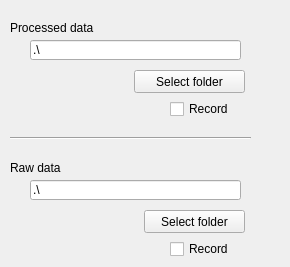
        <widget class="QWidget" name="rec_tab">
         <attribute name="title">
          <string>Record</string>
         </attribute>
         <widget class="QLineEdit" name="fft_data_folder_lineEdit">
          <property name="geometry">
           <rect>
            <x>30</x>
            <y>40</y>
            <width>211</width>
            <height>20</height>
           </rect>
          </property>
          <property name="text">
           <string>.\</string>
          </property>
         </widget>
         <widget class="QLineEdit" name="raw_data_folder_lineEdit">
          <property name="geometry">
           <rect>
            <x>30</x>
            <y>180</y>
            <width>211</width>
            <height>20</height>
           </rect>
          </property>
          <property name="text">
           <string>.\</string>
          </property>
         </widget>
         <widget class="Line" name="line">
          <property name="geometry">
           <rect>
            <x>10</x>
            <y>130</y>
            <width>241</width>
            <height>16</height>
           </rect>
          </property>
          <property name="orientation">
           <enum>Qt::Horizontal</enum>
          </property>
         </widget>
         <widget class="QLabel" name="label_14">
          <property name="geometry">
           <rect>
            <x>10</x>
            <y>20</y>
            <width>151</width>
            <height>16</height>
           </rect>
          </property>
          <property name="text">
           <string>Processed data</string>
          </property>
         </widget>
         <widget class="QLabel" name="label_15">
          <property name="geometry">
           <rect>
            <x>10</x>
            <y>160</y>
            <width>131</width>
            <height>16</height>
           </rect>
          </property>
          <property name="text">
           <string>Raw data</string>
          </property>
         </widget>
         <widget class="QPushButton" name="select_fft_folder_pushButton">
          <property name="geometry">
           <rect>
            <x>134</x>
            <y>70</y>
            <width>111</width>
            <height>23</height>
           </rect>
          </property>
          <property name="text">
           <string>Select folder</string>
          </property>
         </widget>
         <widget class="QPushButton" name="select_raw_folder_pushButton">
          <property name="geometry">
           <rect>
            <x>144</x>
            <y>210</y>
            <width>101</width>
            <height>23</height>
           </rect>
          </property>
          <property name="text">
           <string>Select folder</string>
          </property>
         </widget>
         <widget class="QCheckBox" name="enable_fft_recording_checkBox">
          <property name="geometry">
           <rect>
            <x>170</x>
            <y>100</y>
            <width>101</width>
            <height>18</height>
           </rect>
          </property>
          <property name="text">
           <string>Record</string>
          </property>
         </widget>
         <widget class="QCheckBox" name="enable_raw_recording_checkBox">
          <property name="geometry">
           <rect>
            <x>170</x>
            <y>240</y>
            <width>111</width>
            <height>18</height>
           </rect>
          </property>
          <property name="text">
           <string>Record</string>
          </property>
         </widget>
        </widget>
